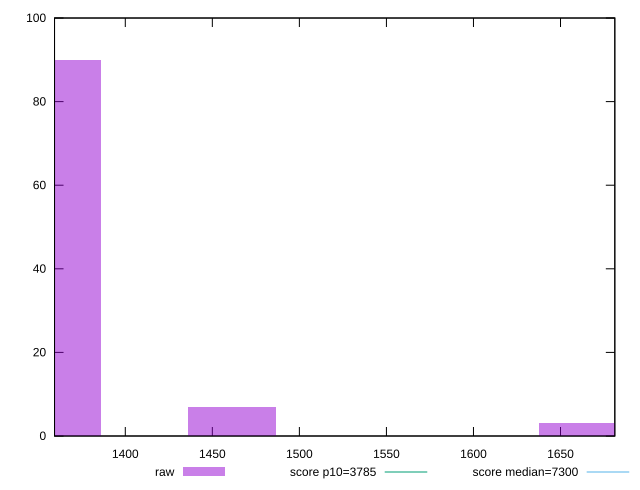

This chart was generated by the following gnuplot code:
reset

$raw <<EOF
1663.0572487137217 3
1360.683203493045 90
1461.4745518999373 7
EOF

set key outside below
set boxwidth 50.39567420344611
set xrange [1359.357:1681.1979999999999]
set yrange [0:100]
set trange [0:100]
set style fill transparent solid 0.5 noborder

set parametric
set terminal svg size 640, 490 enhanced background rgb 'white'
set output "reports/report_00032_2021-02-25T10-28-15.087Z/interactive/samples/card/raw/histogram.svg"

plot $raw title "raw" with boxes, \
     3785,t title "score p10=3785", \
     7300,t title "score median=7300"

reset
